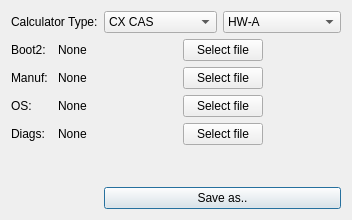
<?xml version="1.0" encoding="UTF-8"?>
<ui version="4.0">
 <class>FlashDialog</class>
 <widget class="QDialog" name="FlashDialog">
  <property name="geometry">
   <rect>
    <x>0</x>
    <y>0</y>
    <width>334</width>
    <height>220</height>
   </rect>
  </property>
  <property name="windowTitle">
   <string>Create Flash Image</string>
  </property>
  <property name="windowIcon">
   <iconset resource="resources.qrc">
    <normaloff>:/icons/resources/org.firebird-emus.firebird-emu.png</normaloff>:/icons/resources/org.firebird-emus.firebird-emu.png</iconset>
  </property>
  <layout class="QGridLayout" name="gridLayout">
   <item row="4" column="0">
    <layout class="QHBoxLayout" name="horizontalLayout_8">
     <item>
      <widget class="QLabel" name="label_6">
       <property name="text">
        <string>Diags:</string>
       </property>
      </widget>
     </item>
     <item>
      <widget class="QLabel" name="labelDiags">
       <property name="text">
        <string>None</string>
       </property>
      </widget>
     </item>
    </layout>
   </item>
   <item row="5" column="1">
    <spacer name="verticalSpacer">
     <property name="orientation">
      <enum>Qt::Vertical</enum>
     </property>
     <property name="sizeHint" stdset="0">
      <size>
       <width>20</width>
       <height>40</height>
      </size>
     </property>
    </spacer>
   </item>
   <item row="6" column="1">
    <layout class="QHBoxLayout" name="horizontalLayout_7">
     <item>
      <widget class="QPushButton" name="buttonSave">
       <property name="text">
        <string>Save as..</string>
       </property>
      </widget>
     </item>
    </layout>
   </item>
   <item row="1" column="0">
    <layout class="QHBoxLayout" name="horizontalLayout">
     <item>
      <widget class="QLabel" name="label_2">
       <property name="text">
        <string>Boot2:</string>
       </property>
      </widget>
     </item>
     <item>
      <widget class="QLabel" name="labelBoot2">
       <property name="text">
        <string>None</string>
       </property>
      </widget>
     </item>
    </layout>
   </item>
   <item row="1" column="1">
    <layout class="QHBoxLayout" name="horizontalLayout_2">
     <item>
      <spacer name="horizontalSpacer_3">
       <property name="orientation">
        <enum>Qt::Horizontal</enum>
       </property>
       <property name="sizeHint" stdset="0">
        <size>
         <width>40</width>
         <height>20</height>
        </size>
       </property>
      </spacer>
     </item>
     <item>
      <widget class="QPushButton" name="buttonBoot2">
       <property name="text">
        <string>Select file</string>
       </property>
      </widget>
     </item>
     <item>
      <spacer name="horizontalSpacer_4">
       <property name="orientation">
        <enum>Qt::Horizontal</enum>
       </property>
       <property name="sizeHint" stdset="0">
        <size>
         <width>40</width>
         <height>20</height>
        </size>
       </property>
      </spacer>
     </item>
    </layout>
   </item>
   <item row="2" column="0">
    <layout class="QHBoxLayout" name="horizontalLayout_5">
     <item>
      <widget class="QLabel" name="label_4">
       <property name="text">
        <string>Manuf:</string>
       </property>
      </widget>
     </item>
     <item>
      <widget class="QLabel" name="labelManuf">
       <property name="text">
        <string>None</string>
       </property>
      </widget>
     </item>
    </layout>
   </item>
   <item row="4" column="1">
    <layout class="QHBoxLayout" name="horizontalLayout_9">
     <item>
      <spacer name="horizontalSpacer_2">
       <property name="orientation">
        <enum>Qt::Horizontal</enum>
       </property>
       <property name="sizeHint" stdset="0">
        <size>
         <width>40</width>
         <height>20</height>
        </size>
       </property>
      </spacer>
     </item>
     <item>
      <widget class="QPushButton" name="buttonDiags">
       <property name="text">
        <string>Select file</string>
       </property>
      </widget>
     </item>
     <item>
      <spacer name="horizontalSpacer">
       <property name="orientation">
        <enum>Qt::Horizontal</enum>
       </property>
       <property name="sizeHint" stdset="0">
        <size>
         <width>40</width>
         <height>20</height>
        </size>
       </property>
      </spacer>
     </item>
    </layout>
   </item>
   <item row="2" column="1">
    <layout class="QHBoxLayout" name="horizontalLayout_3">
     <item>
      <spacer name="horizontalSpacer_5">
       <property name="orientation">
        <enum>Qt::Horizontal</enum>
       </property>
       <property name="sizeHint" stdset="0">
        <size>
         <width>40</width>
         <height>20</height>
        </size>
       </property>
      </spacer>
     </item>
     <item>
      <widget class="QPushButton" name="buttonManuf">
       <property name="text">
        <string>Select file</string>
       </property>
      </widget>
     </item>
     <item>
      <spacer name="horizontalSpacer_7">
       <property name="orientation">
        <enum>Qt::Horizontal</enum>
       </property>
       <property name="sizeHint" stdset="0">
        <size>
         <width>40</width>
         <height>20</height>
        </size>
       </property>
      </spacer>
     </item>
    </layout>
   </item>
   <item row="3" column="0">
    <layout class="QHBoxLayout" name="horizontalLayout_6">
     <item>
      <widget class="QLabel" name="label_5">
       <property name="text">
        <string>OS:</string>
       </property>
      </widget>
     </item>
     <item>
      <widget class="QLabel" name="labelOS">
       <property name="text">
        <string>None</string>
       </property>
      </widget>
     </item>
    </layout>
   </item>
   <item row="3" column="1">
    <layout class="QHBoxLayout" name="horizontalLayout_4">
     <item>
      <spacer name="horizontalSpacer_6">
       <property name="orientation">
        <enum>Qt::Horizontal</enum>
       </property>
       <property name="sizeHint" stdset="0">
        <size>
         <width>40</width>
         <height>20</height>
        </size>
       </property>
      </spacer>
     </item>
     <item>
      <widget class="QPushButton" name="buttonOS">
       <property name="text">
        <string>Select file</string>
       </property>
      </widget>
     </item>
     <item>
      <spacer name="horizontalSpacer_8">
       <property name="orientation">
        <enum>Qt::Horizontal</enum>
       </property>
       <property name="sizeHint" stdset="0">
        <size>
         <width>40</width>
         <height>20</height>
        </size>
       </property>
      </spacer>
     </item>
    </layout>
   </item>
   <item row="0" column="0">
    <widget class="QLabel" name="label">
     <property name="text">
      <string>Calculator Type:</string>
     </property>
    </widget>
   </item>
   <item row="0" column="1">
    <layout class="QHBoxLayout" name="horizontalLayout_10">
     <item>
      <widget class="QComboBox" name="selectModel">
       <property name="currentIndex">
        <number>3</number>
       </property>
       <item>
        <property name="text">
         <string notr="true">Touchpad</string>
        </property>
       </item>
       <item>
        <property name="text">
         <string notr="true">Touchpad CAS</string>
        </property>
       </item>
       <item>
        <property name="text">
         <string notr="true">CX</string>
        </property>
       </item>
       <item>
        <property name="text">
         <string notr="true">CX CAS</string>
        </property>
       </item>
       <item>
        <property name="text">
         <string notr="true">CX II (/-T/CAS)</string>
        </property>
       </item>
      </widget>
     </item>
     <item>
      <widget class="QComboBox" name="selectModelRev">
       <item>
        <property name="text">
         <string notr="true">HW-A</string>
        </property>
       </item>
       <item>
        <property name="text">
         <string notr="true">HW-J (CXCR)</string>
        </property>
       </item>
       <item>
        <property name="text">
         <string notr="true">HW-W (CXCR4)</string>
        </property>
       </item>
      </widget>
     </item>
    </layout>
   </item>
  </layout>
 </widget>
 <resources>
  <include location="resources.qrc"/>
 </resources>
 <connections/>
</ui>
